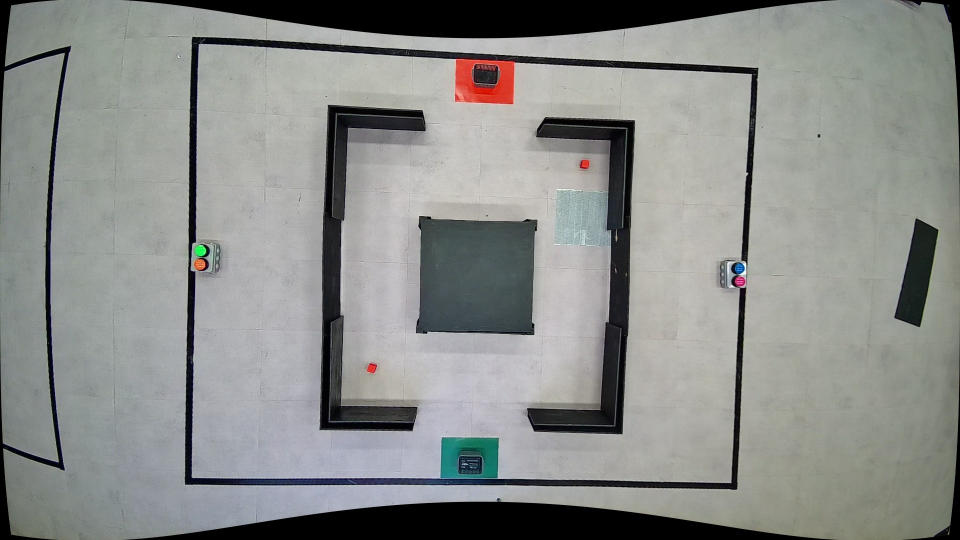
#> input picture kaiv/upper_camera/src_imgs/frame+0 (11).jpg, 1920 x 1080 px (shown at 1/2 size); its folder holds 4 pictures in this run
$ python convert.py
#> lines starting #> are read from the running program, lines starting #| are printed output that depends on the picture
import cv2
import numpy as np
import random
import os


src_points = np.array([[399,88], [1500, 150], [1460, 962], [383, 953]], dtype='float32')


for file in os.listdir("./src_imgs"):
    print(file)
    if file.endswith(".jpg"):
        image = cv2.imread(f'./src_imgs/{file}')
#> image is the input picture: shape (1080, 1920, 3); mean B, G, R 137.7, 140.5, 138.4
        dst_points = np.array([[0, 0], [800, 0], [800, 600], [0, 600]], dtype='float32')
        matrix = cv2.getPerspectiveTransform(src_points, dst_points)
        warped_image = cv2.warpPerspective(image, matrix, (800, 600))
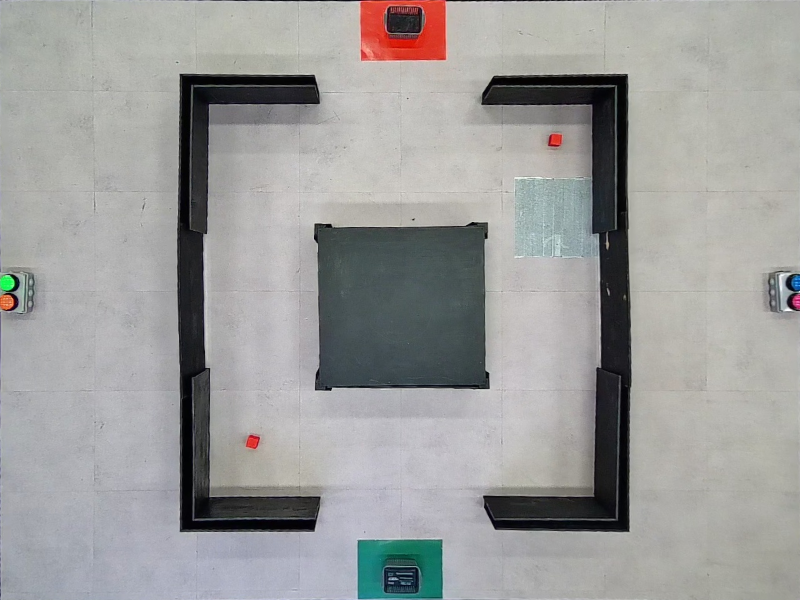
#> warped_image: shape (600, 800, 3); mean B, G, R 155.2, 156.3, 156.3
        cv2.imwrite(f'./converted/{file}', warped_image)
#> pass 2 of the loop `for file in os.listdir("./src_imgs"):`:
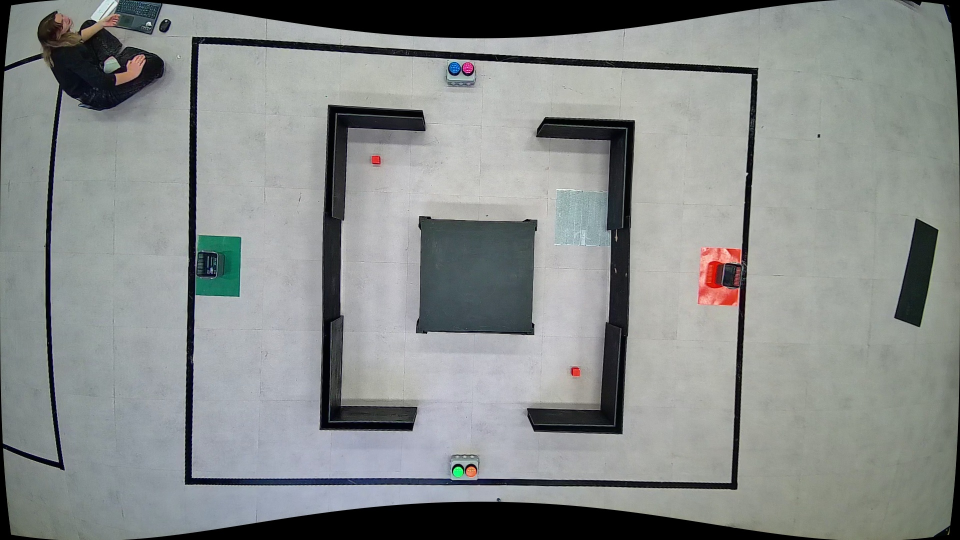
#> input picture kaiv/upper_camera/src_imgs/frame+0 (2).jpg, 1920 x 1080 px (shown at 1/2 size)
#> image is the input picture: shape (1080, 1920, 3); mean B, G, R 138, 139.2, 135.2
#> `warped_image = cv2.warpPerspective(image, matrix, (800, 600))`:
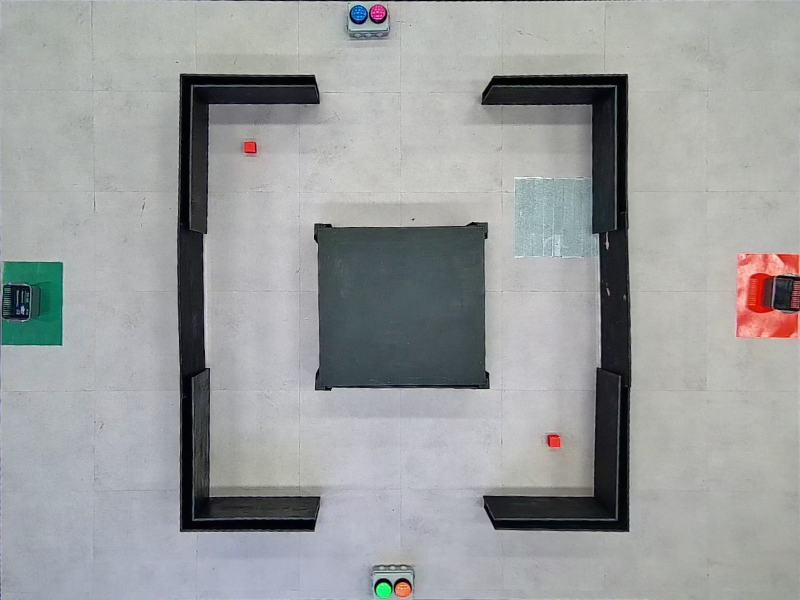
#> warped_image: shape (600, 800, 3); mean B, G, R 157.6, 157.2, 155
#> pass 3 of the loop `for file in os.listdir("./src_imgs"):`:
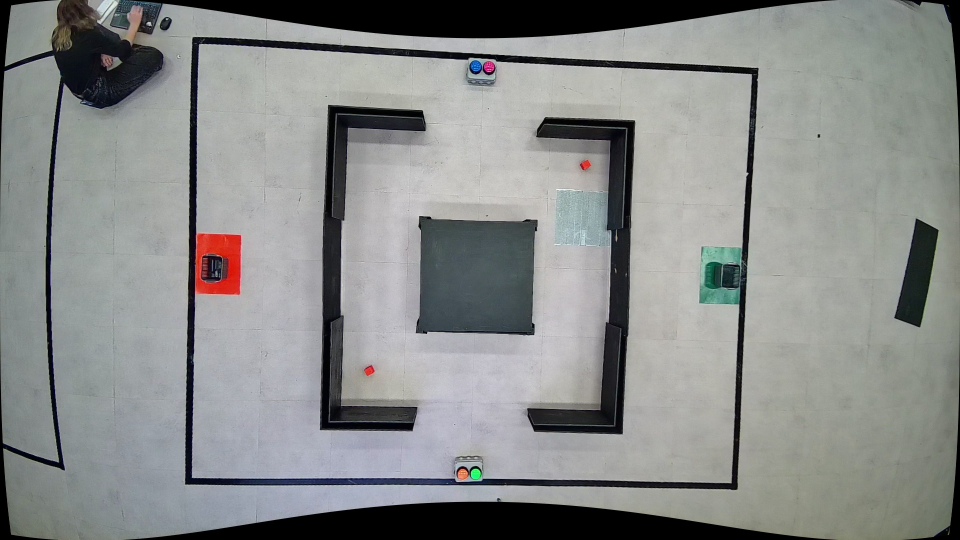
#> input picture kaiv/upper_camera/src_imgs/frame+0 (3).jpg, 1920 x 1080 px (shown at 1/2 size)
#> image is the input picture: shape (1080, 1920, 3); mean B, G, R 137.7, 139, 136.8
#> `warped_image = cv2.warpPerspective(image, matrix, (800, 600))`:
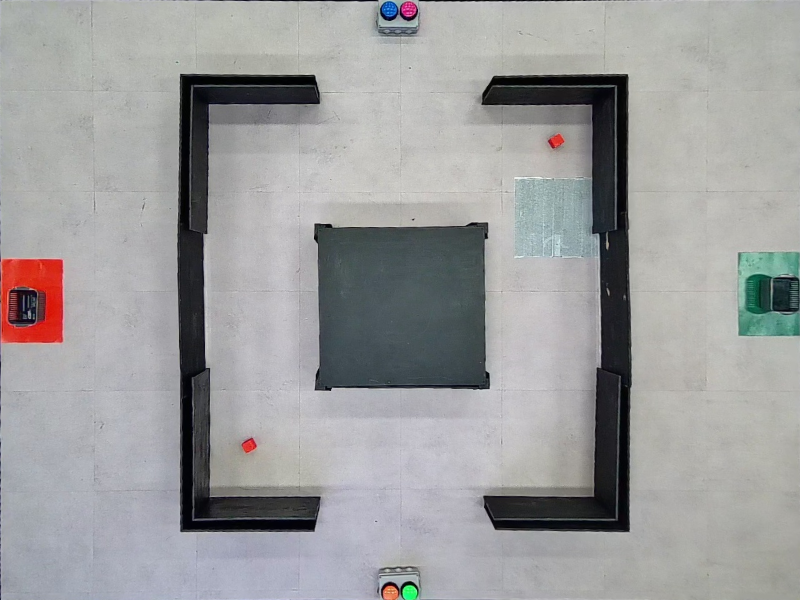
#> warped_image: shape (600, 800, 3); mean B, G, R 157.2, 156.8, 156.7
#> the loop made 4 passes; the first 3 are shown
